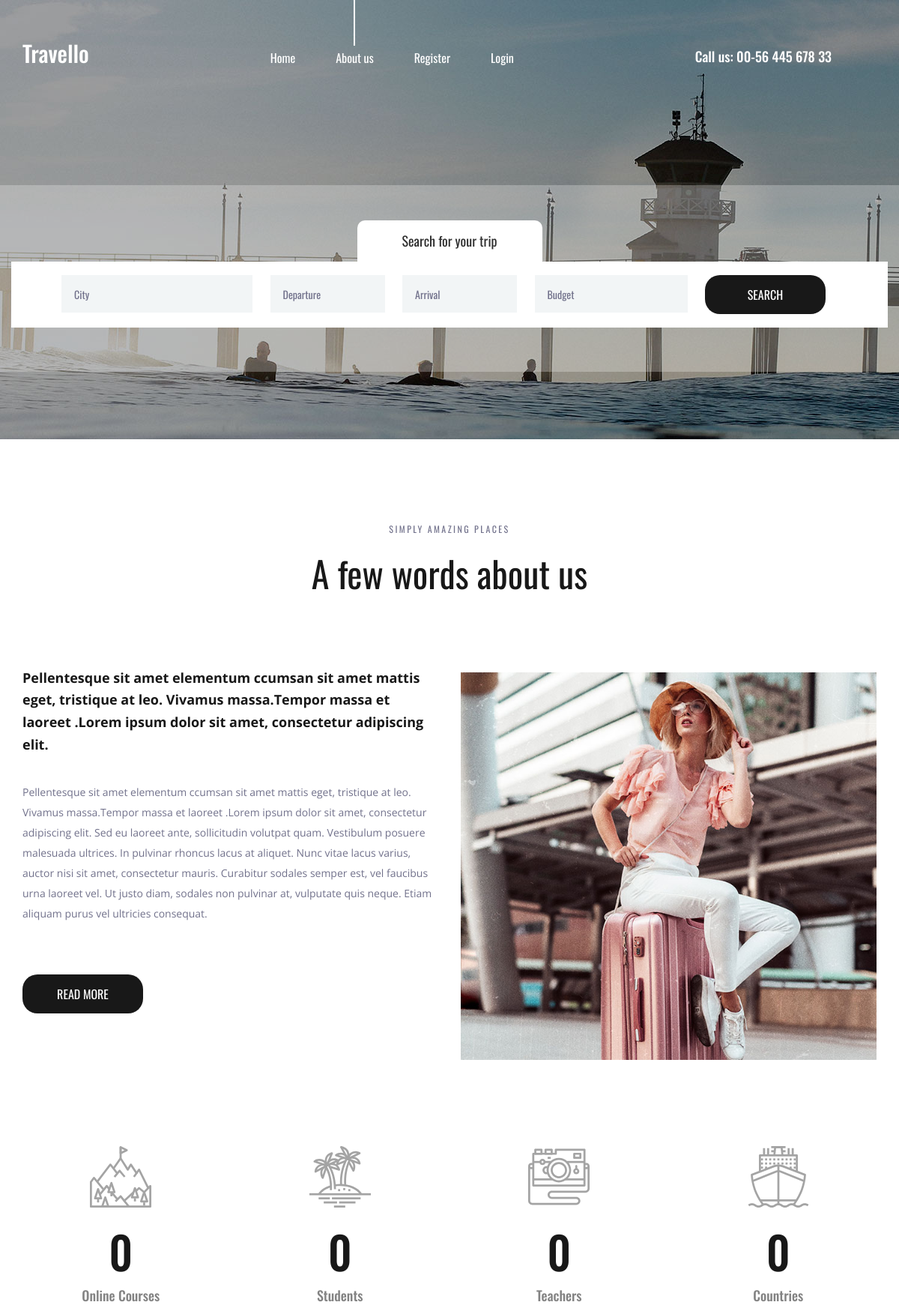
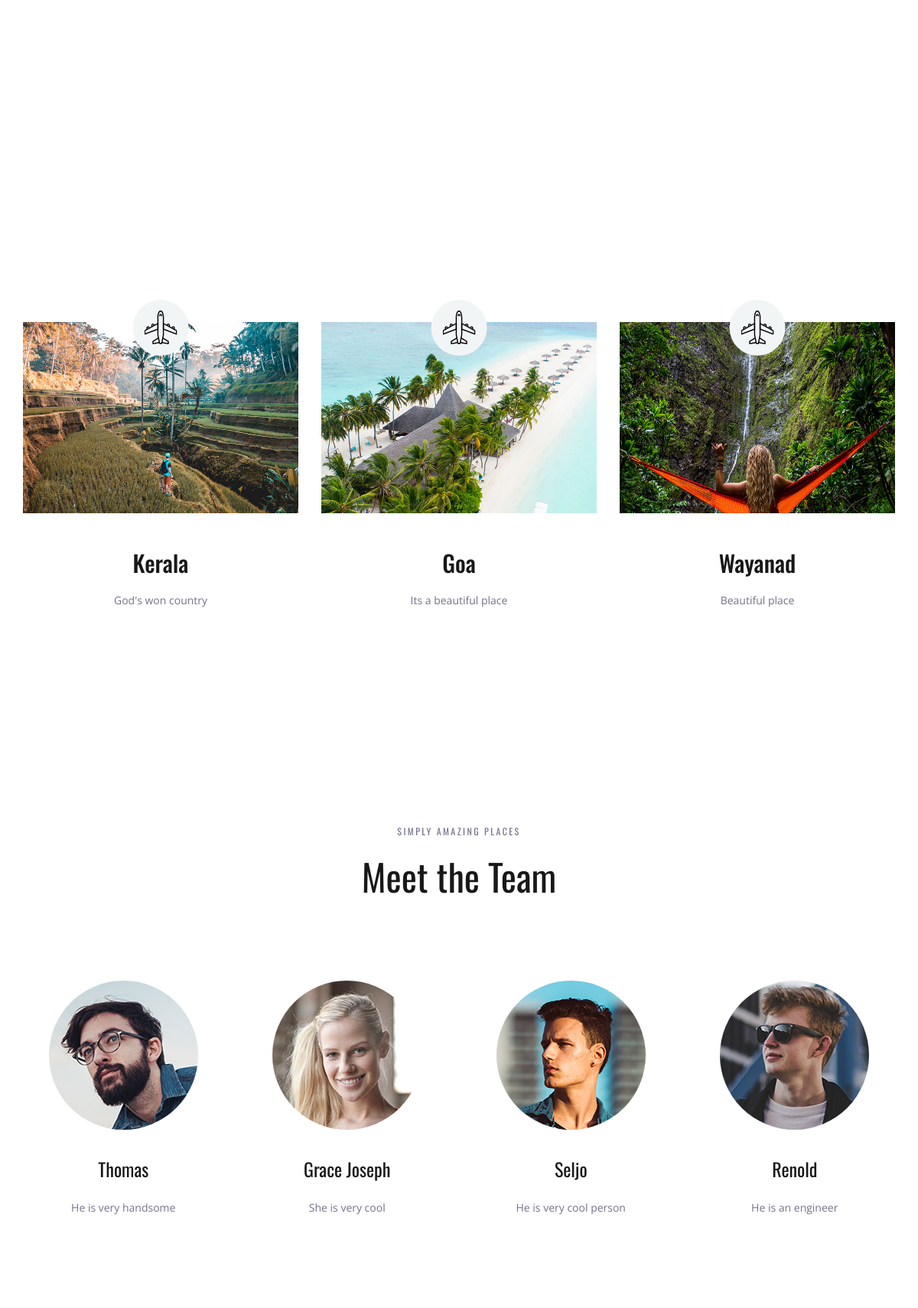
The page / (upper part) on the database its author committed (2 pictures, top to bottom).
### travelapp/models.py (models this page shows, shortened)
class Places(models.Model):
    name = models.CharField(max_length=200)
    img = models.ImageField(upload_to='pics')
    desc = models.TextField(null=True)

class Peoples(models.Model):
    img = models.ImageField(upload_to='pics/people')
    name = models.CharField(max_length=200)
    bio = models.TextField(null=True)

### travelapp/views.py (the view)
# urls.py: path('',views.demo,name="demo"),
def demo(request):
    obj = Places.objects.all()
    people_obj = Peoples.objects.all()
    return render(request,"index.html",{'result':obj,'people': people_obj})

### templates/index.html (shortened to what this page needs)
{% load static %}
<!DOCTYPE html>
<html lang="en">
<head>
<link rel="stylesheet" type="text/css" href="{% static 'styles/bootstrap4/bootstrap.min.css'%}">
<link href="{% static 'plugins/font-awesome-4.7.0/css/font-awesome.min.css'%}" rel="stylesheet" type="text/css">
<link rel="stylesheet" type="text/css" href="{% static 'plugins/OwlCarousel2-2.2.1/owl.carousel.css'%}">
<link rel="stylesheet" type="text/css" href="{% static 'plugins/OwlCarousel2-2.2.1/owl.theme.default.css'%}">
<link rel="stylesheet" type="text/css" href="{% static 'plugins/OwlCarousel2-2.2.1/animate.css'%}">
<link rel="stylesheet" type="text/css" href="{% static 'styles/about.css'%}">
<link rel="stylesheet" type="text/css" href="{% static 'styles/about_responsive.css'%}">
</head>
<body>
<div class="super_container">
	<header class="header">
		<div class="container">
			<div class="row">
				<div class="col">
					<div class="header_content d-flex flex-row align-items-center justify-content-start">
						<div class="header_content_inner d-flex flex-row align-items-end justify-content-start">
							<div class="logo"><a href="index.html">Travello</a></div>
							<nav class="main_nav">
								<ul class="d-flex flex-row align-items-start justify-content-start">
									<li><a href="index.html">Home</a></li>
									<li class="active"><a href="about.html">About us</a></li>
									{% if user.is_authenticated %}
                                    <li>Hello{{user.username}}</li>
									<li><a href="credential/logout">Logout</a></li>
                                    {% else %}
                                    <li><a href="credential/register">Register</a></li>
									<li><a href="credential/login">Login</a></li>
                                    {% endif %}
								</ul>
							</nav>
							<div class="header_phone ml-auto">Call us: 00-56 445 678 33</div>
						</div>
					</div>
				</div>
			</div>
		</div>
	</header>
	<div class="home">
		<div class="background_image" style="background-image:url('../static/images/about.jpg')"></div>
	</div>
	<div class="home_search">
		<div class="container">
			<div class="row">
				<div class="col">
					<div class="home_search_container">
						<div class="home_search_title">Search for your trip</div>
						<div class="home_search_content">
							<form action="#" class="home_search_form" id="home_search_form">
								<div class="d-flex flex-lg-row flex-column align-items-start justify-content-lg-between justify-content-start">
									<input type="text" class="search_input search_input_1" placeholder="City" required="required">
									<input type="text" class="search_input search_input_2" placeholder="Departure" required="required">
									<input type="text" class="search_input search_input_3" placeholder="Arrival" required="required">
									<input type="text" class="search_input search_input_4" placeholder="Budget" required="required">
									<button class="home_search_button">search</button>
								</div>
							</form>
						</div>
					</div>
				</div>
			</div>
		</div>
	</div>
	<div class="about">
		<div class="container">
			<div class="row">
				<div class="col text-center">
					<div class="section_subtitle">simply amazing places</div>
					<div class="section_title"><h2>A few words about us</h2></div>
				</div>
			</div>
			<div class="row about_row">
				<div class="col-lg-6">
					<div class="about_content">
						<div class="text_highlight">Pellentesque sit amet elementum ccumsan sit amet mattis eget, tristique at leo. Vivamus massa.Tempor massa et laoreet .Lorem ipsum dolor sit amet, consectetur adipiscing elit.</div>
						<div class="about_text">
							<p>Pellentesque sit amet elementum ccumsan sit amet mattis eget, tristique at leo. Vivamus massa.Tempor massa et laoreet .Lorem ipsum dolor sit amet, consectetur adipiscing elit. Sed eu laoreet ante, sollicitudin volutpat quam. Vestibulum posuere malesuada ultrices. In pulvinar rhoncus lacus at aliquet. Nunc vitae lacus varius, auctor nisi sit amet, consectetur mauris. Curabitur sodales semper est, vel faucibus urna laoreet vel. Ut justo diam, sodales non pulvinar at, vulputate quis neque. Etiam aliquam purus vel ultricies consequat.</p>
						</div>
						<div class="button about_button"><a href="#">read more</a></div>
					</div>
				</div>
				<div class="col-lg-6">
					<div class="about_image"><img src="{% static 'images/about_1.jpg' %}" alt=""></div>
				</div>
			</div>
		</div>
	</div>
	<div class="milestones">
		<div class="container">
			<div class="row">
				<div class="col-lg-3 milestone_col">
					<div class="milestone text-center">
						<div class="milestone_icon"><img src="{% static 'images/mountain.svg' %}" alt=""></div>
						<div class="milestone_counter" data-end-value="17">0</div>
						<div class="milestone_text">Online Courses</div>
					</div>
				</div>
				<div class="col-lg-3 milestone_col">
					<div class="milestone text-center">
						<div class="milestone_icon"><img src="{% static 'images/island.svg' %}" alt=""></div>
						<div class="milestone_counter" data-end-value="213">0</div>
						<div class="milestone_text">Students</div>
					</div>
				</div>
				<div class="col-lg-3 milestone_col">
					<div class="milestone text-center">
						<div class="milestone_icon"><img src="{% static 'images/camera.svg' %}" alt=""></div>
						<div class="milestone_counter" data-end-value="11923">0</div>
						<div class="milestone_text">Teachers</div>
					</div>
				</div>
				<div class="col-lg-3 milestone_col">
					<div class="milestone text-center">
						<div class="milestone_icon"><img src="{% static 'images/boat.svg' %}" alt=""></div>
						<div class="milestone_counter" data-end-value="15">0</div>
						<div class="milestone_text">Countries</div>
					</div>
				</div>
			</div>
		</div>
	</div>
	<div class="why">
		<div class="parallax_background parallax-window" data-parallax="scroll" data-image-src="{% static 'images/why.jpg' %}" data-speed="0.8"></div>
		<div class="container">
			<div class="row">
				<div class="col text-center">
					<div class="section_subtitle">simply amazing places</div>
					<div class="section_title"><h2>Why choose us?</h2></div>
				</div>
			</div>
			<div class="row why_row">
                {% for i in result %}
				<div class="col-lg-4 why_col">
					<div class="why_item">
						<div class="why_image">
							<img src="{{i.img.url}}" alt="no picture" style="width: 100%; height: 250px;" >
							<div class="why_icon d-flex flex-column align-items-center justify-content-center">
								<img src="{% static 'images/why_1.svg' %}" alt="">
							</div>
						</div>
						<div class="why_content text-center">
							<div class="why_title">{{i.name}}</div>
							<div class="why_text">
								<p>{{i.desc}}</p>
							</div>
						</div>
					</div>
				</div>
                {% endfor %}
			</div>
		</div>
	</div>
	<div class="team">
		<div class="container">
			<div class="row">
				<div class="col text-center">
					<div class="section_subtitle">simply amazing places</div>
					<div class="section_title"><h2>Meet the Team</h2></div>
				</div>
			</div>
			<div class="row team_row">
				{% for i in people %}
				<div class="col-xl-3 col-md-6 team_col">
					<div class="team_item d-flex flex-column align-items-center justify-content-start text-center">
						<div class="team_image"><img src="{{i.img.url}}" alt="image"></div>
						<div class="team_content">
							<div class="team_title"><a href="#">{{i.name}}</a></div>
							<div class="team_text">
								<p>{{i.bio}}</p>
							</div>
						</div>
					</div>
				</div>
                {% endfor %}
			</div>
		</div>
	</div>
</div>
</body>
</html>

### rows shown on the page
Places: img (picture), name "Kerala", desc "God's won country"
Places: img (picture), name "Goa", desc "Its a beautiful place"
Places: img (picture), name "Wayanad", desc "Beautiful place"
Peoples: img (picture), name "Thomas", bio "He is very handsome"
Peoples: img (picture), name "Grace Joseph", bio "She is very cool"
Peoples: img (picture), name "Seljo", bio "He is very cool person"
Peoples: img (picture), name "Renold", bio "He is an engineer"
